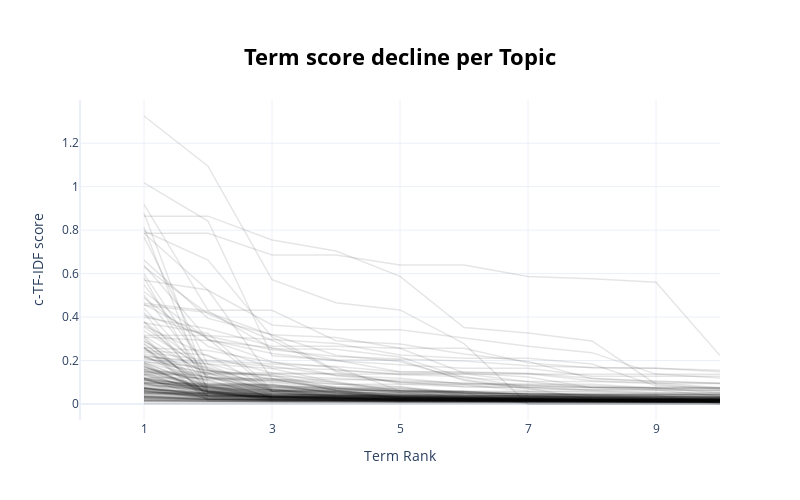

The code cell stored with this chart in its notebook:
### Markdown cell above
### Visualize Term Score Decline

Topics are represented by a number of words starting with the best representative word. Each word is represented by a c-TF-IDF score. The higher the score, the more representative a word to the topic is. Since the topic words are sorted by their c-TF-IDF score, the scores slowly decline with each word that is added. At some point adding words to the topic representation only marginally increases the total c-TF-IDF score and would not be beneficial for its representation.

To visualize this effect, we can plot the c-TF-IDF scores for each topic by the term rank of each word. In other words, the position of the words (term rank), where the words with the highest c-TF-IDF score will have a rank of 1, will be put on the x-axis. Whereas the y-axis will be populated by the c-TF-IDF scores. The result is a visualization that shows you the decline of c-TF-IDF score when adding words to the topic representation. It allows you, using the elbow method, the select the best number of words in a topic.

### Code cell
topic_model.visualize_term_rank()
